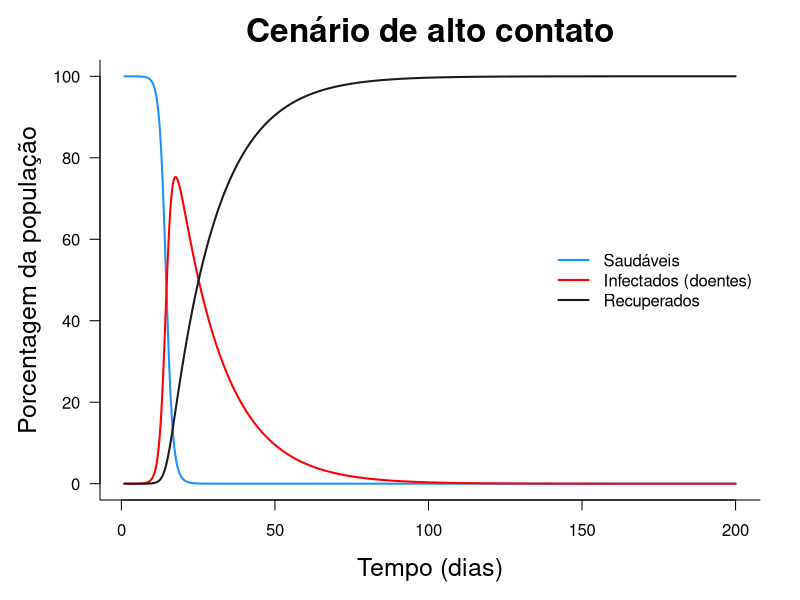
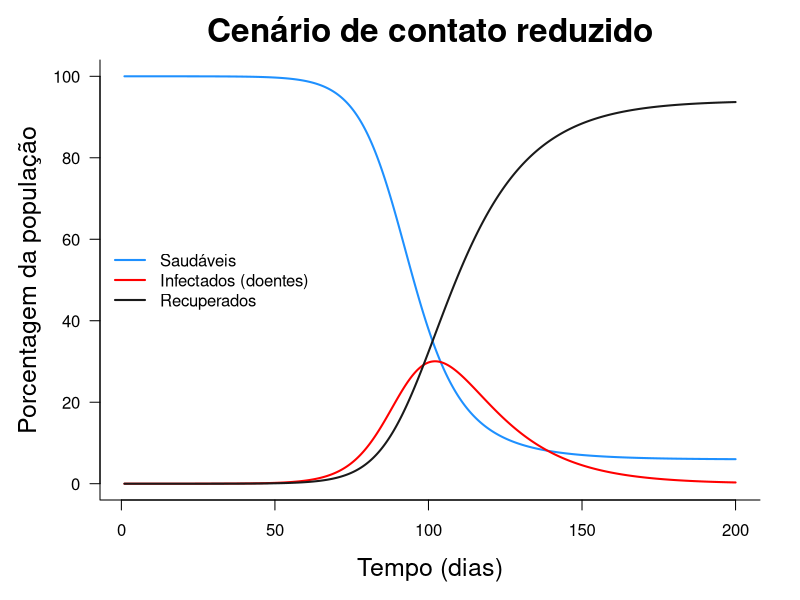
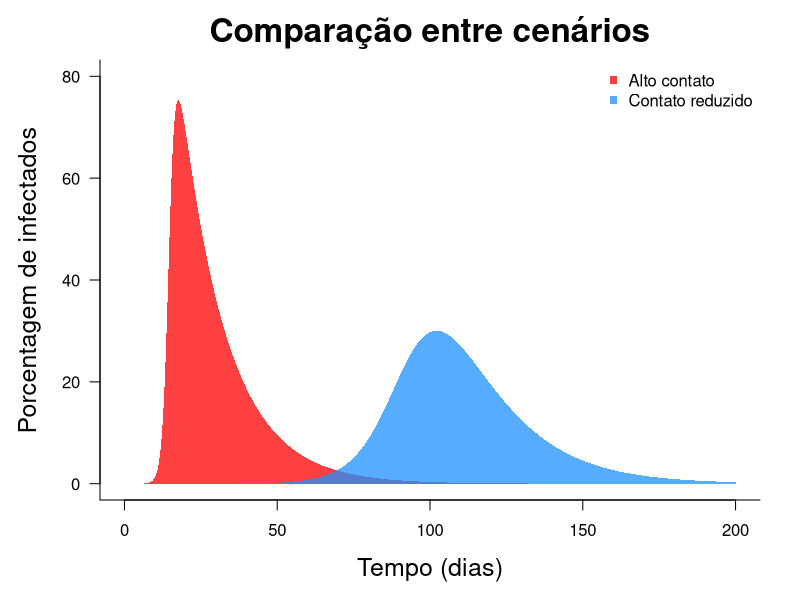
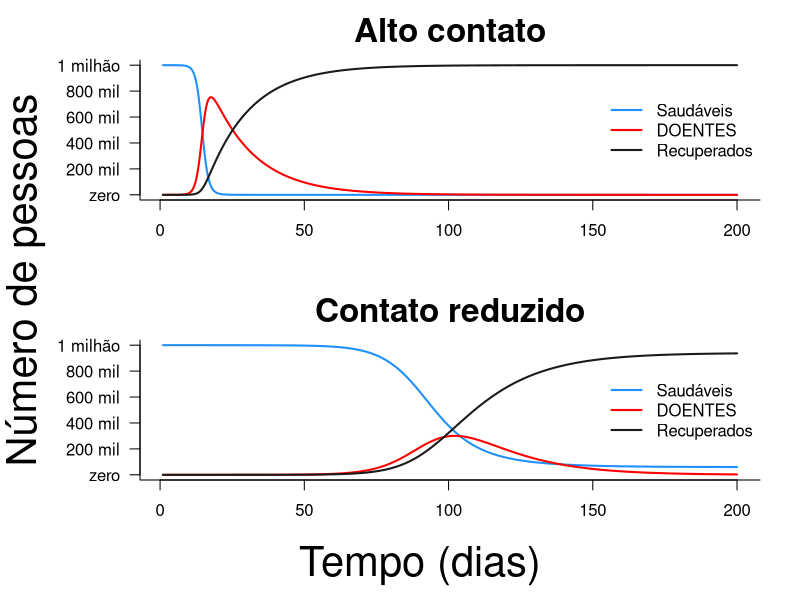

These figures' R source, in order:
#==========================================================
#Simulações numéricas no modelo SIR. Afinal, porque nao?
#rm(list=ls()) #limpando a area de trabalho
library(deSolve) #carregando o pacotes
#----------------------------------------------------------
#soh o bom e velho modelo SIR
#mais informacoes aqui:
#https://en.wikipedia.org/wiki/Compartmental_models_in_epidemiology

SIR = function(t, y, parms)
{
  with(as.list(c(y, parms)), 
       {
         N = S+I+R
         
         dS = -beta*I*S/N
         
         dI = beta*I*S/N - gamma*I
         
         dR = gamma*I
         
         return(list(c(S = dS, I = dI, R = dR)))
       })
}
#corzinhas para os graficos
cols = c("dodgerblue","red","grey10")
#----------------------------------------------------------

#vamos rodar dois cenarios

#aqui, cada pessoa infecta, em media, uma pessoa por dia
t1 = ode(y = c(S=1e6, I = 3, R = 0),
         times = seq(from=1, to=200, by=0.1),
         func = SIR,
         parms = c(beta=1, gamma=1/15))
head(t1)

#convertendo os dados para porcentagem
dat1 = as.data.frame(t1)
head(dat1)
dat1[,-1] = dat1[,-1]/(1e6+3)*100
head(dat1)

#pico da infeccao
peak1 = which.max(t1[,"I"])
t1[peak1,]
round(dat1[peak1,])

#700 mil infectatos no apice da epidemia. O.O !!!

#aqui, eh soh 1/5, ou uma pessoa a cada 5 dias
t2 = ode(y = c(S=1e6, I = 3, R = 0),
         times = seq(from=1, to=200, by=0.1),
         func = SIR,
         parms = c(beta=.2, gamma=1/15))

head(t2)
#convertendo os dados para porcentagem
dat2 = as.data.frame(t2)
dat2[,-1] = dat2[,-1]/(1e6+3)*100
head(dat2)

#pico da epidemia
peak2 = which.max(t2[,"I"])
t2[peak2,]
dat2[peak2,]

#300 mil infectados, ainda preocupante!

#vamos desenhar graficos bonitinhos
#cenario 1
png("SIR1.png", height=12, width=16, units="cm",
    res=450)
{
  par(las=1, bty="l", mgp=c(3,1,0), mar=c(5,5,3, 2),
      oma=c(0,0,0,0),
      cex.lab=1.5, mfrow=c(1,1), cex.main=2)
  cols = c("dodgerblue","red","grey10")
  matplot(x=dat1$time,y=dat1[,-1], type="l", lty=1, 
          col=cols, lwd=2, xlab="Tempo (dias)", 
          ylab="Porcentagem da população",
          main="Cenário de alto contato")
  legend("right", col=cols, lty=1, lwd=2, bty="n",
         legend=c("Saudáveis", "Infectados (doentes)", "Recuperados"))
  
}
dev.off()

#cenario 2
png("SIR2.png", height=12, width=16, units="cm",
    res=450)
{
  par(las=1, bty="l", mgp=c(3,1,0), mar=c(5,5,3, 2),
      oma=c(0,0,0,0),
      cex.lab=1.5, mfrow=c(1,1), cex.main=2)
  cols = c("dodgerblue","red","grey10")
  matplot(x=dat2$time,y=dat2[,-1], type="l", lty=1, 
          col=cols, lwd=2, xlab="Tempo (dias)", 
          ylab="Porcentagem da população",
          main="Cenário de contato reduzido")
  legend("left", col=cols, lty=1, lwd=2, bty="n",
         legend=c("Saudáveis", "Infectados (doentes)", "Recuperados"))
  
}
dev.off()

#comparando cenarios
library(plotrix)
library(scales)
fcols = alpha(c("red", "dodgerblue"), 0.75)
png("SIR1x2.png", height=12, width=16, units="cm",
    res=450)
{
  
  par(las=1, bty="l", mgp=c(3,1,0), mar=c(5,5,3, 2),
      oma=c(0,0,0,0),
      cex.lab=1.5, mfrow=c(1,1), cex.main=2)
  
  plot(0, type="n", ylim=c(0,80), xlim=c(0,200),
     xlab="Tempo (dias)", 
     ylab="Porcentagem de infectados",
     main="Comparação entre cenários")
  
  #altas gambiarras pra desenhar uma area colorida
  polygon(x=c(0, dat1$time,200),
          y=c(0, dat1$I, 0), col = fcols[1], border=NA)
  
  polygon(x=c(0, dat2$time,200),
          y=c(0, dat2$I, 0), col = fcols[2], border=NA)

  legend("topright", col=fcols, pch=15, bty="n",
         legend=c("Alto contato", 
                "Contato reduzido"))
}
dev.off()

#um grafico soh com os dois cenarios
png("SIR.png", height=24, width=16, units="cm",
    res=450)
{
par(las=1, bty="l", mgp=c(3,1,0), mar=c(4,5,3, 2),
    oma=c(2,2,0,0),
    cex.lab=2, mfrow=c(2,1), cex.main=2)
cols = c("dodgerblue","red","grey10")
matplot(y=t1[,-1],x=t1[,1], type="l", lty=1, 
        col=cols, yaxt="n",
        lwd=2, xlab="", ylab="",
        main="Alto contato")
legend("right", col=cols, lty=1, lwd=2, bty="n",
        legend=c("Saudáveis", "DOENTES", "Recuperados"))

axis(side=2, at=seq(from=0, to=10, by=2)*1e5, 
     labels = c("zero", "200 mil", "400 mil", "600 mil",
                "800 mil", "1 milhão"))

matplot(y=t2[,-1],x=t2[,1], type="l", lty=1, 
        col=c("dodgerblue","red","grey10"), yaxt="n",
        lwd=2, xlab="", ylab="",
        main="Contato reduzido")

axis(side=2, at=seq(from=0, to=10, by=2)*1e5, 
    labels = c("zero", "200 mil", "400 mil", "600 mil",
                "800 mil", "1 milhão"))

legend("right", col=cols, lty=1, lwd=2, bty="n",
       legend=c("Saudáveis", "DOENTES", "Recuperados"))

par(las=3)
mtext(side=2, outer=TRUE, cex=2.5, line = 0, 
      text = "Número de pessoas")
par(las=1)
mtext(side=1, outer=TRUE, cex=2.5, line = 0, 
      text = "Tempo (dias)")
}
dev.off()

#==========================================================
